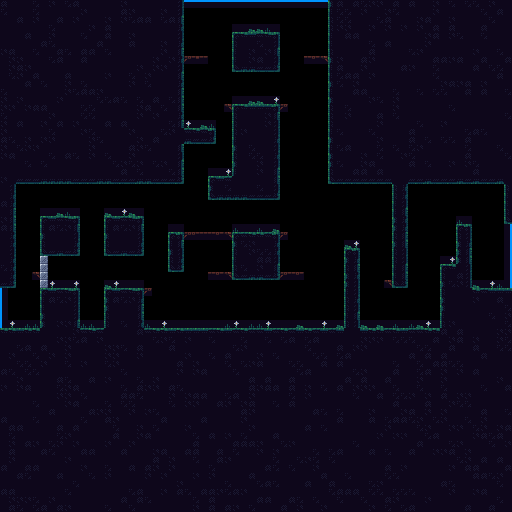

Below is a game level as drawn by its tile map, then a one-line description and the .tmx that defines it (tile-layer data replaced by summaries):
An orthogonal 64x64 tile map with 8x8 px tiles, 2 tile layers (Background, Walls) and 7 objects (2x east, 2x west, 2x north, item).

<map version="1.10" tiledversion="1.11.0" orientation="orthogonal" renderorder="right-down" width="64" height="64" tilewidth="8" tileheight="8" infinite="0" nextlayerid="7" nextobjectid="20">
 <tileset firstgid="1" name="tiles" tilewidth="8" tileheight="8" tilecount="504" columns="24">
  <image source="../Tilesets/tiles.png" width="192" height="168" />
  <tile id="50" probability="0.3" />
  <tile id="51" probability="0.3" />
  <tile id="52" probability="0.3" />
  <tile id="65">
   <properties>
    <property name="nez:isOneWayPlatform" value="true" />
   </properties>
  </tile>
  <tile id="66">
   <properties>
    <property name="nez:isOneWayPlatform" value="true" />
   </properties>
  </tile>
  <tile id="67">
   <properties>
    <property name="nez:isOneWayPlatform" value="true" />
   </properties>
  </tile>
  <tile id="68">
   <properties>
    <property name="nez:isOneWayPlatform" value="true" />
   </properties>
  </tile>
  <tile id="69">
   <properties>
    <property name="nez:isOneWayPlatform" value="true" />
   </properties>
  </tile>
  <wangsets>
   <wangset name="Mixed Set" type="mixed" tile="-1">
    <wangcolor name="Dirt" color="#ff0000" tile="-1" probability="1" />
    <wangtile tileid="25" wangid="1,1,0,0,0,1,1,1" />
    <wangtile tileid="26" wangid="1,1,0,0,0,0,0,1" />
    <wangtile tileid="27" wangid="1,1,0,0,0,0,0,1" />
    <wangtile tileid="28" wangid="1,1,0,0,0,0,0,1" />
    <wangtile tileid="29" wangid="1,1,1,1,0,0,0,1" />
    <wangtile tileid="49" wangid="0,0,0,0,0,1,1,1" />
    <wangtile tileid="53" wangid="0,1,1,1,0,0,0,0" />
    <wangtile tileid="73" wangid="0,0,0,0,0,1,1,1" />
    <wangtile tileid="77" wangid="0,1,1,1,0,0,0,0" />
    <wangtile tileid="97" wangid="0,0,0,0,0,1,1,1" />
    <wangtile tileid="101" wangid="0,1,1,1,0,0,0,0" />
    <wangtile tileid="121" wangid="0,0,0,1,1,1,1,1" />
    <wangtile tileid="122" wangid="0,0,0,1,1,1,0,0" />
    <wangtile tileid="123" wangid="0,0,0,1,1,1,0,0" />
    <wangtile tileid="124" wangid="0,0,0,1,1,1,0,0" />
    <wangtile tileid="125" wangid="0,1,1,1,1,1,0,0" />
   </wangset>
  </wangsets>
 </tileset>
 <layer id="2" name="Background" width="64" height="64">
  <data>[4096 cells, 129 non-empty, 8 distinct tile ids]</data>
 </layer>
 <layer id="1" name="Walls" width="64" height="64">
  <data>[4096 cells, 2967 non-empty, 31 distinct tile ids]</data>
 </layer>
 <objectgroup color="#00ff00" id="3" name="SpawnPoints">
  <object id="2" name="east" x="496" y="280">
   <point />
  </object>
  <object id="3" name="west" x="16" y="320">
   <point />
  </object>
  <object id="4" name="north" x="256" y="24">
   <point />
  </object>
  <object id="5" name="item" x="256" y="224">
   <point />
  </object>
 </objectgroup>
 <objectgroup color="#0055ff" id="5" name="Teleporters">
  <object id="14" name="north" x="184" y="0" width="144" height="2" />
  <object id="15" name="east" x="510.313" y="224" width="1.6875" height="64" />
  <object id="19" name="west" x="0" y="288" width="2" height="40.0111" />
 </objectgroup>
 <objectgroup color="#ff0000" id="6" name="DangerZones" />
</map>
